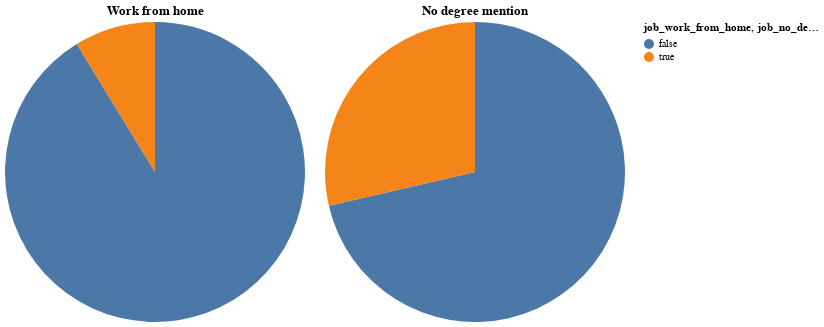

The notebook cell saved with this chart:
### Markdown cell above
### General Analysis

### Code cell
subset_1_columns = ['job_title_short', 'job_work_from_home', 'job_no_degree_mention']
df_subset_1 = df[subset_1_columns].copy()
# to make work for Altair easier - we can make grouped dataset, as 600000 rows for Altair is too much
mock_sum_df = df_subset_1.groupby(['job_title_short', 'job_work_from_home', 'job_no_degree_mention']).size().reset_index(name='counts')

mock_sum_df_work_from_home = mock_sum_df.groupby(['job_work_from_home'])['counts'].sum().reset_index(name='sum')
total = mock_sum_df_work_from_home['sum'].sum()
mock_sum_df_work_from_home['percentage'] = (mock_sum_df_work_from_home['sum'] / total * 100).round(1).astype(str) + '%'
pie_chart_1 = alt.Chart(mock_sum_df_work_from_home).mark_arc().encode(
    theta=alt.Theta(field="sum", type="quantitative"),
    color=alt.Color(field="job_work_from_home", type="nominal"),
    tooltip=[alt.Tooltip(field="job_work_from_home", type="nominal")
             , alt.Tooltip(field="sum", type="quantitative")
             , alt.Tooltip(field="percentage", type="nominal")] 
).properties(
    title='Work from home'
)

mock_sum_df_no_degree_mention = mock_sum_df.groupby(['job_no_degree_mention'])['counts'].sum().reset_index(name='sum')
total = mock_sum_df_no_degree_mention['sum'].sum()
mock_sum_df_no_degree_mention['percentage'] = (mock_sum_df_no_degree_mention['sum'] / total * 100).round(1).astype(str) + '%'
pie_chart_2 = alt.Chart(mock_sum_df_no_degree_mention).mark_arc().encode(
    theta=alt.Theta(field="sum", type="quantitative"),
    color=alt.Color(field="job_no_degree_mention", type="nominal"),
    tooltip=[alt.Tooltip(field="job_no_degree_mention", type="nominal")
             , alt.Tooltip(field="sum", type="quantitative"),
            alt.Tooltip(field="percentage", type="nominal")
                     , alt.Tooltip(field="percentage", type="nominal")] 
).properties(
    title='No degree mention'
)

combined_chart =  pie_chart_1 | pie_chart_2
combined_chart

### Figure 1 — Vega-Lite specification as saved in the notebook (floating-point values rounded to 4 significant figures)
{"config": {"view": {"continuousWidth": 300, "continuousHeight": 300}}, "hconcat": [{"data": {"name": "data-e2ee4bc661a5165ef0ae398cb0ba5cdf"}, "mark": {"type": "arc"}, "encoding": {"color": {"field": "job_work_from_home", "type": "nominal"}, "theta": {"field": "sum", "type": "quantitative"}, "tooltip": [{"field": "job_work_from_home", "type": "nominal"}, {"field": "sum", "type": "quantitative"}, {"field": "percentage", "type": "nominal"}]}, "title": "Work from home"}, {"data": {"name": "data-206ea125181e5d78c3abc01f79aa291b"}, "mark": {"type": "arc"}, "encoding": {"color": {"field": "job_no_degree_mention", "type": "nominal"}, "theta": {"field": "sum", "type": "quantitative"}, "tooltip": [{"field": "job_no_degree_mention", "type": "nominal"}, {"field": "sum", "type": "quantitative"}, {"field": "percentage", "type": "nominal"}, {"field": "percentage", "type": "nominal"}]}, "title": "No degree mention"}], "$schema": "https://vega.github.io/schema/vega-lite/v5.20.1.json", "datasets": {"data-e2ee4bc661a5165ef0ae398cb0ba5cdf": [{"job_work_from_home": false, "sum": 545483, "percentage": "91.3%"}, {"job_work_from_home": true, "sum": 52239, "percentage": "8.7%"}], "data-206ea125181e5d78c3abc01f79aa291b": [{"job_no_degree_mention": false, "sum": 426626, "percentage": "71.4%"}, {"job_no_degree_mention": true, "sum": 171096, "percentage": "28.6%"}]}}
